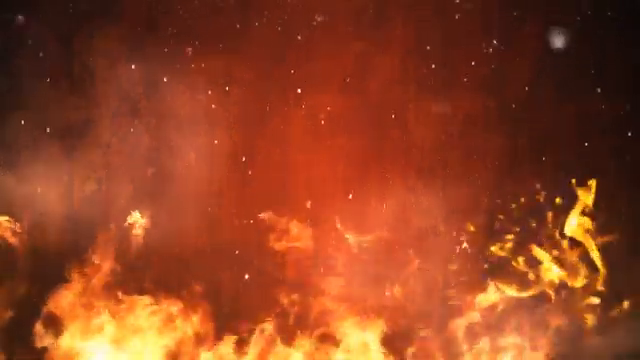
#> input picture frame 30 of videoplayback.mp4, 640 x 360 px
$ python fire-alarm-detection-system.py
#> lines starting #> are read from the running program, lines starting #| are printed output that depends on the picture; after the words box and inside, x2 and y2 are one past the last pixel; in counts of white or black regions, pixels touching at a corner belong together
# Import necessary libraries
import cv2
import numpy as np
import smtplib
import playsound
import threading
import os

# Initialize status flags and counters
Alarm_Status = False
Email_Status = False
Fire_Reported = 0

# Function to play the alarm sound in a loop
def play_alarm_sound_function():
    while Alarm_Status:  # Add a condition to stop the loop
        playsound.playsound('alarm-sound.mp3', True)

# Function to send an email notification
def send_mail_function():
    recipientEmail = "email-to-be-send@ismt.edu.np"
    recipientEmail = recipientEmail.lower()

    try:
        # Set up an SMTP server and send the email
        server = smtplib.SMTP('smtp.gmail.com', 587)
        server.ehlo()
        server.starttls()
        server.login("test123@ismt.edu.np", 'password')  # Use App Password if 2FA is enabled
        server.sendmail('test123@ismt.edu.np', recipientEmail, "Subject: Fire Accident Warning\n\nWarning: A Fire Accident has been reported on ISMT College")
        print("Sent to {}".format(recipientEmail))
        server.quit()  # Close the connection
    except Exception as e:
        print(f"Failed to send email: {e}")

# Function to release resources on exit
def cleanup():
    global Alarm_Status
    Alarm_Status = False
    cv2.destroyAllWindows()
    video.release()

# Main code
try:
    # Open a video capture object using the specified video file or webcam
    video = cv2.VideoCapture("videoplayback.mp4")  # If you want to use webcam, use Index like 0, 1.

    # Main loop for processing video frames
    while True:
        grabbed, frame = video.read()
#> frame is the input picture: shape (360, 640, 3); mean B, G, R 32.3, 65.1, 145.6
        if not grabbed:
            break

        # Resize the frame for consistent processing
        frame = cv2.resize(frame, (960, 540))
#> frame: shape (540, 960, 3)

        # Apply Gaussian blur and convert to HSV color space
        blur = cv2.GaussianBlur(frame, (21, 21), 0)
        hsv = cv2.cvtColor(blur, cv2.COLOR_BGR2HSV)
#> hsv: shape (540, 960, 3); mean H, S, V 8, 197.7, 145.6

        # Define color range for detecting fire (red/orange)
        lower = [18, 50, 50]
        upper = [35, 255, 255]
        lower = np.array(lower, dtype="uint8")
        upper = np.array(upper, dtype="uint8")

        # Create a mask to detect fire color range
        mask = cv2.inRange(hsv, lower, upper)
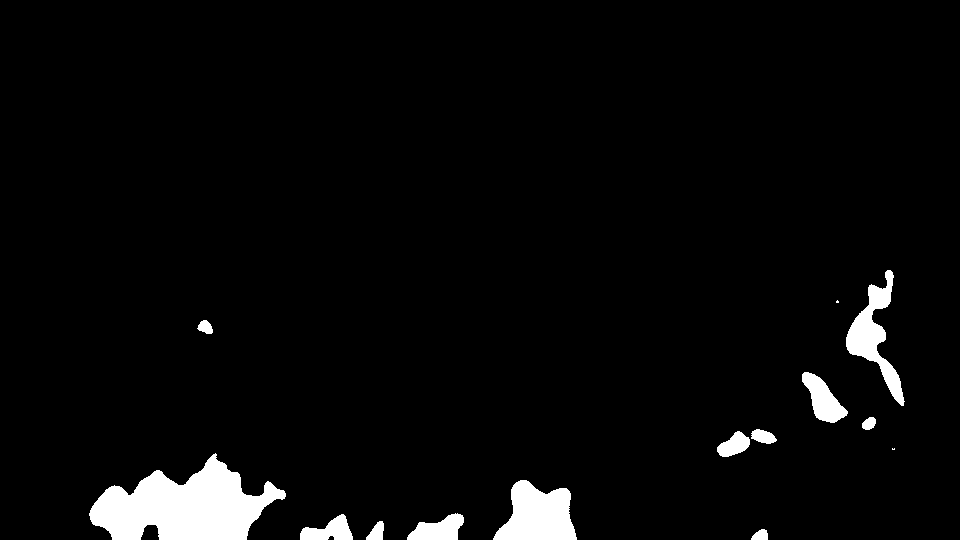
#> mask: shape (540, 960); 3.9% white; 14 white regions (2 under 20 px), largest, box (x1, y1, x2, y2) and area: (89, 453, 286, 540) 9793, (493, 480, 577, 540) 3417, (846, 270, 905, 406) 2561

        # Apply the mask to the original frame
        output = cv2.bitwise_and(frame, frame, mask=mask)
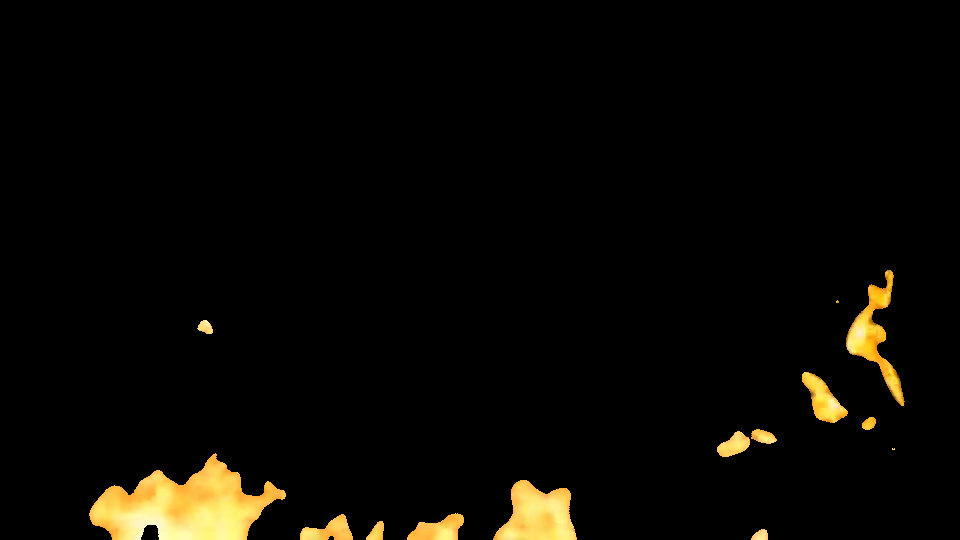
#> output: shape (540, 960, 3); mean B, G, R 3.7, 8.2, 9.8

        # Count the number of non-zero pixels in the mask
        no_red = cv2.countNonZero(mask)
#> no_red = 20170

        # If a significant number of red pixels are detected, increment the fire report counter
        if int(no_red) > 15000:
            Fire_Reported += 1

        # Display the processed output frame
        cv2.imshow("output", output)

        # Check if a fire has been reported
        if Fire_Reported >= 1:
            # Start playing the alarm sound and sending email notifications (once)
            if not Alarm_Status:
                Alarm_Status = True
                threading.Thread(target=play_alarm_sound_function, daemon=True).start()

            if not Email_Status:
                Email_Status = True
                threading.Thread(target=send_mail_function, daemon=True).start()

        # Check if the 'q' key is pressed to exit the loop
        if cv2.waitKey(1) & 0xFF == ord('q'):
#> (key q is pressed here)
            break

    # Release resources and close windows
    cleanup()
except KeyboardInterrupt:
    cleanup()
    print("Program interrupted and exited cleanly.")
except Exception as e:
    cleanup()
    print(f"An error occurred: {e}")

$ run again, starting later in the video
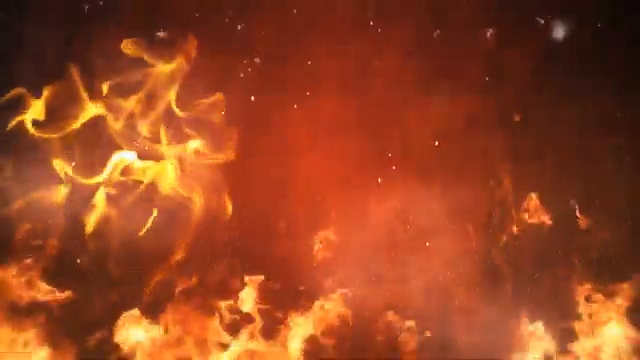
#> input picture frame 135 of videoplayback.mp4, 640 x 360 px
#> frame is the input picture: shape (360, 640, 3); mean B, G, R 32.1, 67.2, 150.8
#> frame: shape (540, 960, 3)
#> hsv: shape (540, 960, 3); mean H, S, V 8.3, 200.2, 150.8
#> `mask = cv2.inRange(hsv, lower, upper)`:
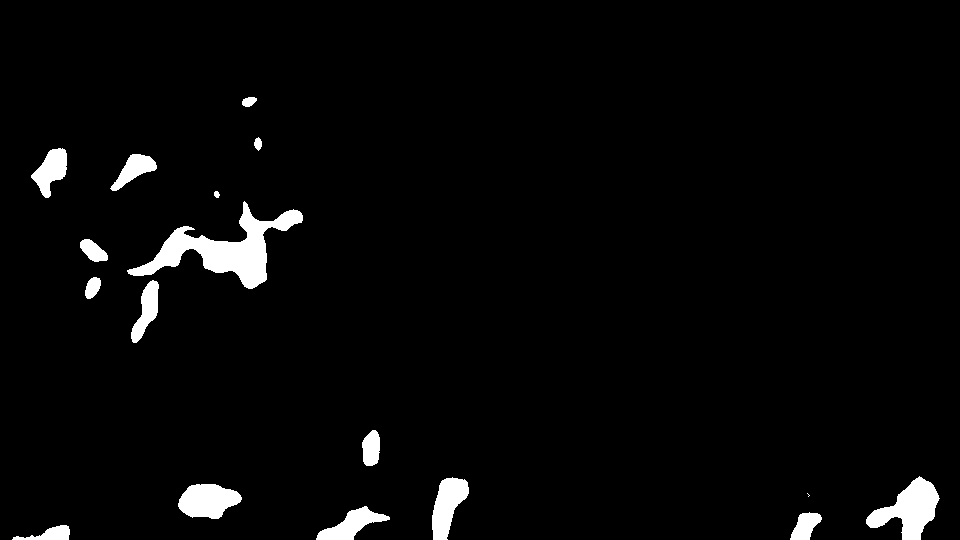
#> mask: shape (540, 960); 3.1% white; 17 white regions (1 under 20 px), largest, box (x1, y1, x2, y2) and area: (127, 201, 303, 289) 4784, (866, 476, 940, 540) 2303, (178, 484, 242, 519) 1610
#> `output = cv2.bitwise_and(frame, frame, mask=mask)`:
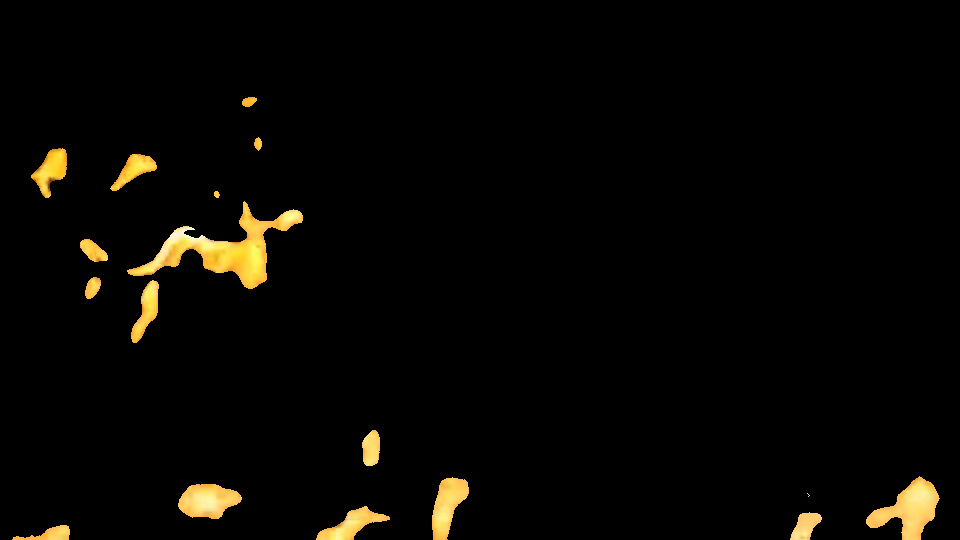
#> output: shape (540, 960, 3); mean B, G, R 2.8, 6.4, 7.9
#> no_red = 16214

$ run again, starting later in the video
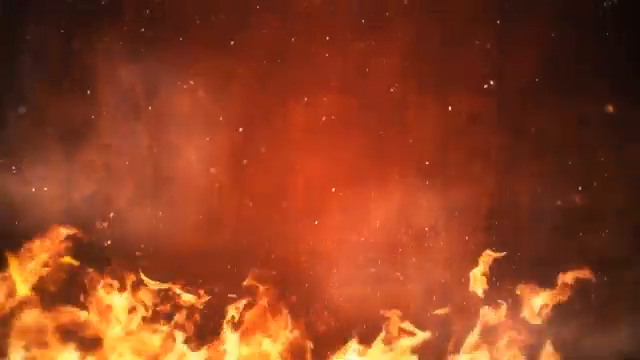
#> input picture frame 240 of videoplayback.mp4, 640 x 360 px
#> frame is the input picture: shape (360, 640, 3); mean B, G, R 31.1, 62.2, 142.1
#> frame: shape (540, 960, 3)
#> hsv: shape (540, 960, 3); mean H, S, V 7.9, 198.5, 142
#> `mask = cv2.inRange(hsv, lower, upper)`:
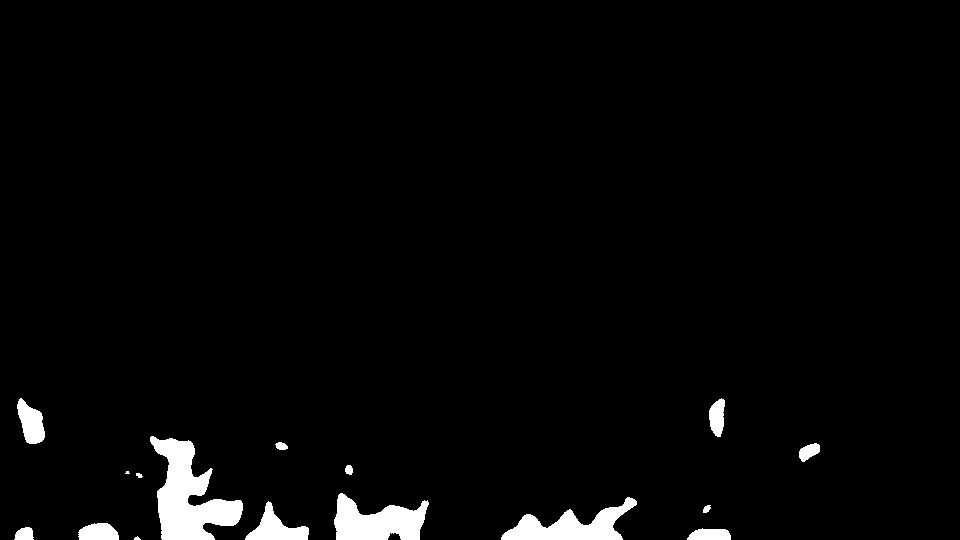
#> mask: shape (540, 960); 2.8% white; 16 white regions (2 under 20 px), largest, box (x1, y1, x2, y2) and area: (150, 436, 243, 540) 4885, (334, 493, 429, 540) 2864, (501, 497, 637, 540) 2631
#> `output = cv2.bitwise_and(frame, frame, mask=mask)`:
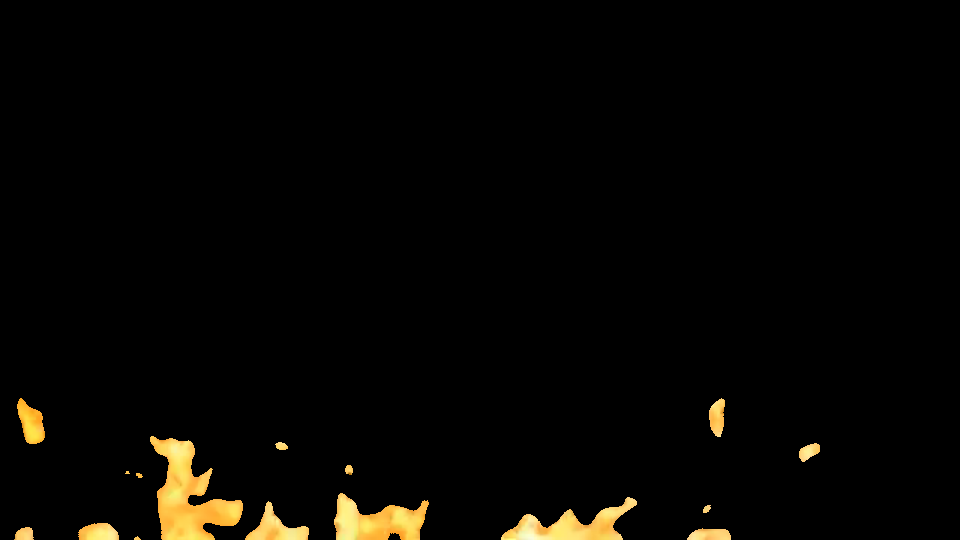
#> output: shape (540, 960, 3); mean B, G, R 2.6, 5.7, 7.1
#> no_red = 14458
